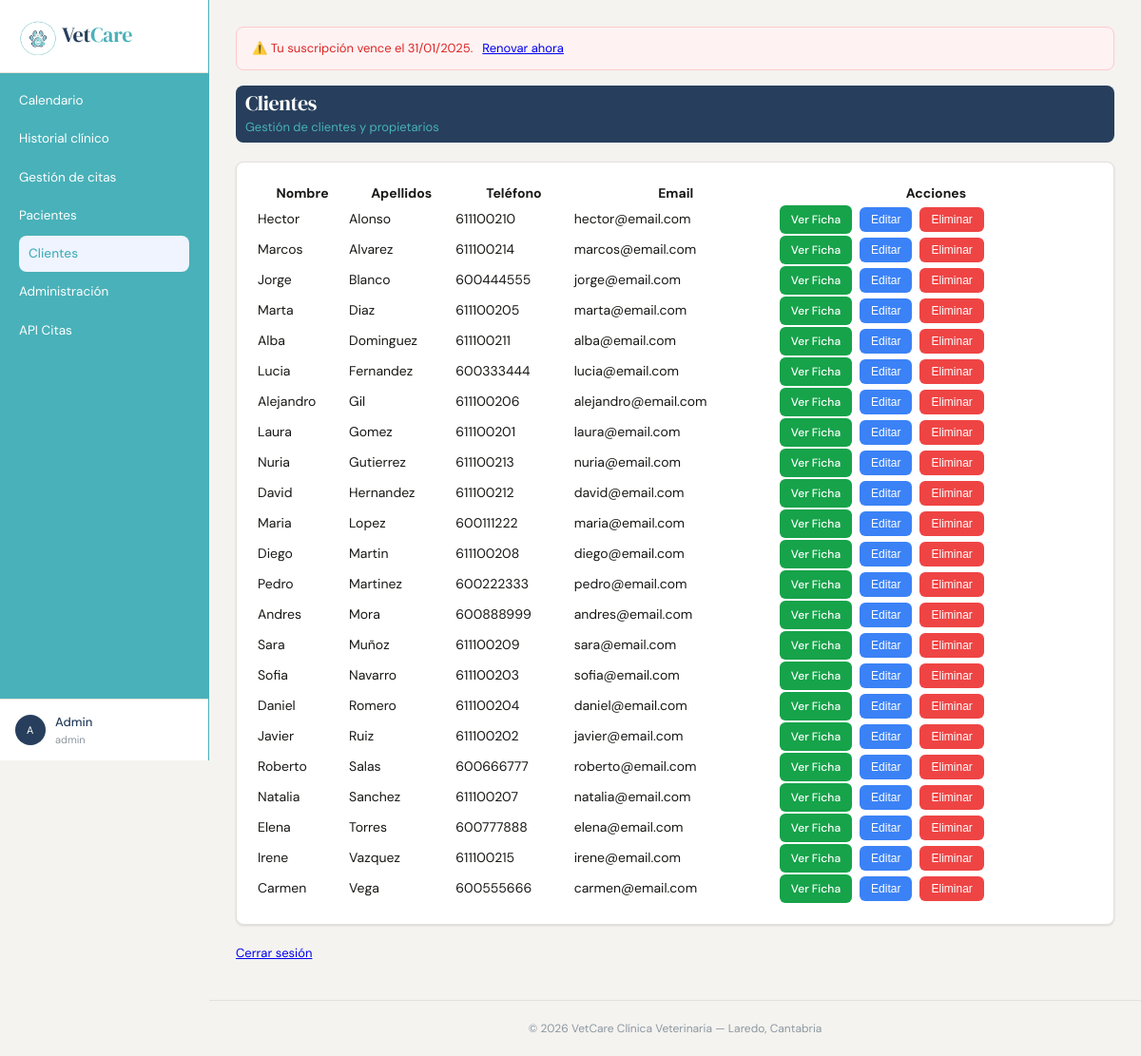
/clientes.php (signed in), run on the app's committed database.
### tables this page shows
CREATE TABLE clientes (
    id_cliente  INT AUTO_INCREMENT PRIMARY KEY,
    id_usuario  INT          NOT NULL,
    nombre      VARCHAR(50)  NOT NULL,
    apellidos   VARCHAR(100) NOT NULL,
    telefono    VARCHAR(15),
    email       VARCHAR(100),
    direccion   VARCHAR(200),
    activo      TINYINT(1)   DEFAULT 1,
    FOREIGN KEY (id_usuario) REFERENCES usuarios(id_usuario)
);

CREATE TABLE usuarios (
    id_usuario      INT AUTO_INCREMENT PRIMARY KEY,
    nombre_completo VARCHAR(100) NOT NULL,
    email           VARCHAR(100) NOT NULL UNIQUE,
    password        VARCHAR(32)  NOT NULL,
    rol             ENUM('admin', 'veterinario', 'recepcionista', 'cliente') NOT NULL
);

### clientes.php (the view, shortened to what this page needs)
<?php
include "includes/config.php";
$nombre_completo = $_SESSION['nombre'];
$partes = explode(" ", $nombre_completo);
$iniciales = strtoupper(substr($partes[0], 0, 1));
$sql = "SELECT c.*, u.email
        FROM clientes c
        JOIN usuarios u ON c.id_usuario = u.id_usuario
        WHERE c.activo = 1
        ORDER BY c.apellidos, c.nombre";
$resultado = mysqli_query($conexion, $sql);
?>
<!DOCTYPE html>
<html lang="es">
<head>
    <link href="https://cdnjs.cloudflare.com/ajax/libs/datatables/1.10.21/css/jquery.dataTables.min.css"
        rel="stylesheet">
    <link rel="stylesheet" href="estilos.css?v=560">
</head>
<body>
    <aside class="menu-lateral">
        <div class="menu-logo">
            <img src="img/logo.png" alt="Logo VetCare" class="logo-img">
            Vet<span>Care</span>
        </div>
        <nav class="menu-nav">
            <a href="calendario.php" class="menu-enlace">Calendario</a>
            <a href="historial.php" class="menu-enlace">Historial clínico</a>
            <?php if ($_SESSION['rol'] != 'cliente') { ?>
                <a href="citas.php" class="menu-enlace">Gestión de citas</a>
                <a href="pacientes.php" class="menu-enlace">Pacientes</a>
                <a href="clientes.php" class="menu-enlace activo">Clientes</a>
            <?php } ?>
            <?php if ($_SESSION['rol'] == 'admin') { ?>
                <a href="admin.php" class="menu-enlace">Administración</a>
                <a href="api_citas.php" class="menu-enlace">API Citas</a>
            <?php } ?>
        </nav>
        <div class="menu-pie">
            <div class="usuario-activo">
                <div class="usuario-iniciales"><?php echo $iniciales; ?></div>
                <div class="usuario-datos">
                    <span class="usuario-nombre"><?php echo $_SESSION['nombre']; ?></span>
                    <span class="usuario-rol"><?php echo $_SESSION['rol']; ?></span>
                </div>
            </div>
        </div>
    </aside>
    <div class="contenedor-principal">
        <main class="contenido">
            <?php if (!empty($_SESSION['aviso_licencia'])) { ?>
                <div class="mensaje-sesion error">
                    ⚠️ <?php echo $_SESSION['aviso_licencia']; ?>
                </div>
            <?php } ?>
            <div class="cabecera-pagina">
                <div>
                    <h1 class="titulo-pagina">Clientes</h1>
                    <p class="subtitulo-pagina">Gestión de clientes y propietarios</p>
                </div>
            </div>
            <div class="tarjeta">
                <div class="tarjeta-cuerpo">
                    <table id="tablaClientes" class="tabla-wrapper">
                        <thead>
                            <tr>
                                <th>Nombre</th>
                                <th>Apellidos</th>
                                <th>Teléfono</th>
                                <th>Email</th>
                                <th>Acciones</th>
                            </tr>
                        </thead>
                        <tbody>
                            <?php while ($fila = mysqli_fetch_assoc($resultado)) { ?>
                                <tr>
                                    <td><?php echo $fila['nombre']; ?></td>
                                    <td><?php echo $fila['apellidos']; ?></td>
                                    <td><?php echo $fila['telefono']; ?></td>
                                    <td><?php echo $fila['email']; ?></td>
                                    <td>
                                        <div class="acciones-columna">
                                            <a href="cliente_detalle.php?id=<?php echo $fila['id_cliente']; ?>"
                                                class="btn-accion-enlace">Ver Ficha</a>
                                            <button class="btn-accion btn-editar"
                                                onclick='editarCliente(<?php echo json_encode($fila); ?>)'>Editar</button>
                                            <form method="POST" class="form-accion-fila" action="procesar_cliente.php"
                                                onsubmit="return confirm('¿Eliminar este cliente?')">
                                                <button type="submit" class="btn-accion btn-eliminar">Eliminar</button>
                                            </form>
                                        </div>
                                    </td>
                                </tr>
                            <?php } ?>
                        </tbody>
                    </table>
                </div>
            </div>
            <p class="cerrar-sesion">
                <a href="logout.php">Cerrar sesión</a>
            </p>
        </main>
        <footer class="pie-pagina">
            <p>&copy; 2026 VetCare Clínica Veterinaria — Laredo, Cantabria</p>
        </footer>
    </div>
</body>
</html>

### estilos.css (style rules this page uses)
* { box-sizing: border-box; margin: 0; padding: 0; }
body { font-family: 'DM Sans', sans-serif; background: #f4f3f0; color: #181816; font-size: 14px; line-height: 1.5; display: flex; min-height: 100vh; }
.menu-lateral { width: 220px; background: #49b1b9 !important; border-right: 1px solid #49b1b9; display: flex; flex-direction: column; position: fixed; top: 0; left: 0; height: 100vh; z-index: 50; color: #f4f3f0; }
.menu-logo { font-family: 'DM Serif Display', serif; font-size: 22px; letter-spacing: -.3px; padding: 20px 20px 16px; display: flex; border-bottom: 1px solid #e3e1db; color: #273f5c; flex-shrink: 0; background-color: white; }
.menu-logo span { color: #49b1b9; }
.logo-img { width: 40px; height: 40px; margin-right: 5px; flex-shrink: 0; }
.menu-nav { flex: 1; padding: 10px 10px 0; display: flex; flex-direction: column; gap: 2px; overflow-y: auto; }
.menu-enlace { display: flex; align-items: center; gap: 10px; padding: 9px 10px; border-radius: 8px; color: white; text-decoration: none; font-size: 13.5px; transition: background .12s, color .12s; }
.menu-enlace.activo { background: #eff4ff; color: #49b1b9; font-weight: 500; border-radius: 8px; margin: 0 10px; }
.menu-pie { padding: 14px 16px; border-top: 1px solid #e3e1db; flex-shrink: 0; background-color: #ffffff; }
.usuario-activo { display: flex; align-items: center; gap: 10px; }
.usuario-iniciales { width: 32px; height: 32px; border-radius: 50%; background: #273f5c !important; color: #ffffff; font-size: 11px; font-weight: 600 bold; display: flex; align-items: center; justify-content: center; flex-shrink: 0; letter-spacing: .5px; }
.usuario-datos { display: flex; flex-direction: column; min-width: 0; }
.usuario-nombre { font-size: 13px; font-weight: 500; white-space: nowrap; overflow: hidden; text-overflow: ellipsis; color: #273f5c; }
.usuario-rol { font-size: 11px; color: #8c979f; }
.contenedor-principal { margin-left: 220px; flex: 1; display: flex; flex-direction: column; min-width: 0; }
.contenido { padding: 28px 28px 40px; flex: 1; }
.cabecera-pagina { display: flex; align-items: flex-start; justify-content: space-between; flex-wrap: wrap; height: 25px; gap: 1px; margin-bottom: 20px; background-color: #273f5c; height: 60px; border-radius: 8px; }
.titulo-pagina { font-family: 'DM Serif Display', serif; font-size: 22px; font-weight: 400; letter-spacing: -.4px; line-height: 1.2; color: #ffffff; margin-left: 10px; margin-top: 5px; }
.subtitulo-pagina { font-size: 13px; color: #49b1b9; margin-top: 3px; margin-left: 10px; }
.tarjeta { background: #ffffff; border: 1px solid #e3e1db; border-radius: 8px; box-shadow: 0 1px 3px rgba(0, 0, 0, .07), 0 1px 2px rgba(0, 0, 0, .05); }
.tarjeta-cuerpo { padding: 20px; }
.btn-accion { padding: 6px 12px; border: none; border-radius: 6px; font-size: 12px; font-weight: 500; cursor: pointer; transition: opacity 0.2s; }
.btn-editar { background: #3b82f6; color: #fff; }
.btn-eliminar { background: #ef4444; color: #fff; }
.acciones-columna { display: flex; gap: 8px; align-items: center; }
.mensaje-sesion { padding: 12px 16px; border-radius: 8px; margin-bottom: 16px; font-size: 13px; display: flex; align-items: center; gap: 10px; }
.mensaje-sesion.error { background: #fef2f2; border: 1px solid #fecaca; color: #dc2626; }
.tabla-wrapper { width: 100%; }
.form-accion-fila { margin: 0; }
.cerrar-sesion { margin-top: 20px; font-size: 13px; }
.btn-accion-enlace { display: inline-block; padding: 6px 12px; border-radius: 6px; font-size: 12px; font-weight: 500; text-decoration: none; background: #16a34a; color: #fff !important; transition: opacity 0.2s; }
.pie-pagina { padding: 20px 28px; border-top: 1px solid #e3e1db; color: #8c979f; font-size: 12px; text-align: center; margin-top: auto; }

### data on the page
clientes: nombre "Hector", apellidos "Alonso", telefono "611100210", id_usuario.email "hector@email.com"
clientes: nombre "Marcos", apellidos "Alvarez", telefono "611100214", id_usuario.email "marcos@email.com"
clientes: nombre "Jorge", apellidos "Blanco", telefono "600444555", id_usuario.email "jorge@email.com"
clientes: nombre "Marta", apellidos "Diaz", telefono "611100205", id_usuario.email "marta@email.com"
clientes: nombre "Alba", apellidos "Dominguez", telefono "611100211", id_usuario.email "alba@email.com"
clientes: nombre "Lucia", apellidos "Fernandez", telefono "600333444", id_usuario.email "lucia@email.com"
clientes: nombre "Alejandro", apellidos "Gil", telefono "611100206", id_usuario.email "alejandro@email.com"
clientes: nombre "Laura", apellidos "Gomez", telefono "611100201", id_usuario.email "laura@email.com"
clientes: nombre "Nuria", apellidos "Gutierrez", telefono "611100213", id_usuario.email "nuria@email.com"
clientes: nombre "David", apellidos "Hernandez", telefono "611100212", id_usuario.email "david@email.com"
clientes: nombre "Maria", apellidos "Lopez", telefono "600111222", id_usuario.email "maria@email.com"
clientes: nombre "Diego", apellidos "Martin", telefono "611100208", id_usuario.email "diego@email.com"
clientes: nombre "Pedro", apellidos "Martinez", telefono "600222333", id_usuario.email "pedro@email.com"
clientes: nombre "Andres", apellidos "Mora", telefono "600888999", id_usuario.email "andres@email.com"
clientes: nombre "Sara", apellidos "Muñoz", telefono "611100209", id_usuario.email "sara@email.com"
clientes: nombre "Sofia", apellidos "Navarro", telefono "611100203", id_usuario.email "sofia@email.com"
clientes: nombre "Daniel", apellidos "Romero", telefono "611100204", id_usuario.email "daniel@email.com"
clientes: nombre "Javier", apellidos "Ruiz", telefono "611100202", id_usuario.email "javier@email.com"
clientes: nombre "Roberto", apellidos "Salas", telefono "600666777", id_usuario.email "roberto@email.com"
clientes: nombre "Natalia", apellidos "Sanchez", telefono "611100207", id_usuario.email "natalia@email.com"
clientes: nombre "Elena", apellidos "Torres", telefono "600777888", id_usuario.email "elena@email.com"
clientes: nombre "Irene", apellidos "Vazquez", telefono "611100215", id_usuario.email "irene@email.com"
clientes: nombre "Carmen", apellidos "Vega", telefono "600555666", id_usuario.email "carmen@email.com"

### other printed values
$iniciales "A"
$_SESSION['nombre'] "Admin"
$_SESSION['rol'] "admin"
$_SESSION['aviso_licencia'] "Tu suscripción vence el 31/01/2025. Renovar ahora"
